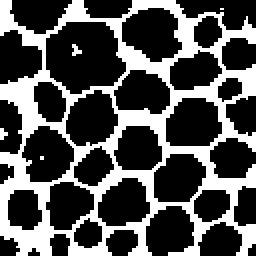
#> input picture ValidationSet/Val_1/Val_1_CellProfilerProcessed_Eroded.tiff, 128 x 128 px, found by its file name (shown 2 times larger)
$ python Treshhold_Validation.py
#> lines starting #> are read from the running program, lines starting #| are printed output that depends on the picture; after the words box and inside, x2 and y2 are one past the last pixel; in counts of white or black regions, pixels touching at a corner belong together; long printed decimals are rounded
from PIL import Image
import numpy as np
from matplotlib.pyplot import imshow
import matplotlib.pyplot as plt
import matplotlib.patches as patches
from tqdm import tqdm, trange
from tifffile import imsave
import cv2 as cv
# from image_similarity_measures.quality_metrics import rmse

#%% RMSE code

# Citation
# Müller, M. U., Ekhtiari, N., Almeida, R. M., and Rieke, C.: SUPER-RESOLUTION OF MULTISPECTRAL SATELLITE IMAGES USING CONVOLUTIONAL NEURAL NETWORKS, ISPRS Ann. Photogramm. Remote Sens. Spatial Inf. Sci., V-1-2020, 33–40, https://doi.org/10.5194/isprs-annals-V-1-2020-33-2020, 2020.

def _assert_image_shapes_equal(org_img: np.ndarray, pred_img: np.ndarray, metric: str):
    # shape of the image should be like this (rows, cols, bands)
    # Please note that: The interpretation of a 3-dimension array read from rasterio is: (bands, rows, columns) while
    # image processing software like scikit-image, pillow and matplotlib are generally ordered: (rows, columns, bands)
    # in order efficiently swap the axis order one can use reshape_as_raster, reshape_as_image from rasterio.plot
    msg = (
        f"Cannot calculate {metric}. Input shapes not identical. y_true shape ="
        f"{str(org_img.shape)}, y_pred shape = {str(pred_img.shape)}"
    )

    assert org_img.shape == pred_img.shape, msg

def rmse(org_img: np.ndarray, pred_img: np.ndarray, max_p: int = 4095) -> float:
    """
    Root Mean Squared Error

    Calculated individually for all bands, then averaged
    """
    _assert_image_shapes_equal(org_img, pred_img, "RMSE")

    org_img = org_img.astype(np.float32)

    # if image is a gray image - add empty 3rd dimension for the .shape[2] to exist
    if org_img.ndim == 2:
        org_img = np.expand_dims(org_img, axis=-1)

    rmse_bands = []
    diff = org_img - pred_img
    mse_bands = np.mean(np.square(diff / max_p), axis=(0, 1))
    rmse_bands = np.sqrt(mse_bands)
    return np.mean(rmse_bands)

#%%

# Change these paths
my_processed = r"ValidationSet\Val_1\Val_1_CellProfilerProcessed_Eroded.tiff"
original = r"ValidationSet\Val_1\Val_1.tiff"

#%% Basic Thresholding

my_processed_img = cv.imread(my_processed)
#> my_processed_img is the input picture: shape (128, 128, 3); 32.2% white; 5 white regions (4 under 20 px), largest, box (x1, y1, x2, y2) and area: (0, 0, 128, 128) 5242
original_img = cv.imread(original)
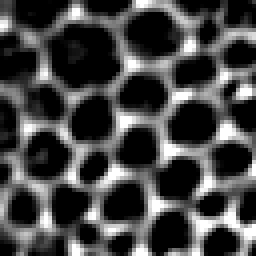
#> input picture ValidationSet/Val_1/Val_1.tiff, 64 x 64 px, found by its file name (shown 4 times larger)
#> original_img is the input picture: shape (64, 64, 3); min 0, max 255, mean 69.6
up_points = (128, 128)
original_img_resized = cv.resize(original_img, up_points, interpolation= cv.INTER_LINEAR)

# ret,thresh1 = cv.threshold(original_img_resized,96,255,cv.THRESH_BINARY)
ret,thresh1 = cv.threshold(original_img,94,255,cv.THRESH_BINARY)
#> thresh1: shape (64, 64, 3); 34.6% white; 7 white regions (1 under 20 px), largest, box (x1, y1, x2, y2) and area: (0, 0, 64, 64) 1101, (41, 49, 64, 64) 125, (5, 7, 24, 28) 77, (51, 3, 64, 14) 51, (17, 59, 27, 64) 28, (0, 21, 6, 27) 21
thresh1_resized = cv.resize(thresh1, up_points, interpolation= cv.INTER_AREA)
#> thresh1_resized: shape (128, 128, 3); 34.6% white; 7 white regions, largest, box (x1, y1, x2, y2) and area: (0, 0, 128, 128) 4404, (82, 98, 128, 128) 500, (10, 14, 48, 56) 308

plt.imshow(thresh1,'gray',vmin=0,vmax=255)

#%%

# Calculate RMSE (root mean square error)
# rmse(thresh1, my_processed_img)
rmse(thresh1_resized, my_processed_img)
#> in rmse, `diff = org_img - pred_img`:
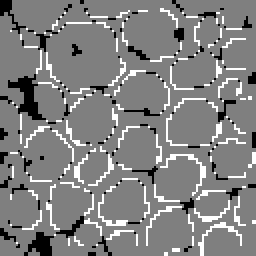
#> diff: shape (128, 128, 3) float32 (shown 2 times larger); min -255, max 255, mean 6.1; drawn with min black and max white
#> in rmse, `mse_bands = np.mean(np.square(diff / max_p), axis=(0, 1))`: mse_bands = [0.000604, 0.000604, 0.000604]
#> in rmse, `rmse_bands = np.sqrt(mse_bands)`: rmse_bands = [0.0246, 0.0246, 0.0246]

rmse(original_img_resized, thresh1_resized)
#> call 2 of rmse, with max_p = 4095
#> in rmse (call 2), `diff = org_img - pred_img`:
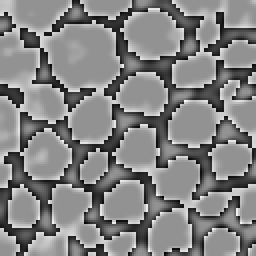
#> diff: shape (128, 128, 3) float32 (shown 2 times larger); min -196, max 146, mean -18.7; drawn with min black and max white
#> in rmse (call 2), `mse_bands = np.mean(np.square(diff / max_p), axis=(0, 1))`: mse_bands = [0.000323, 0.000323, 0.000323]
#> in rmse (call 2), `rmse_bands = np.sqrt(mse_bands)`: rmse_bands = [0.018, 0.018, 0.018]
rmse(original_img_resized, my_processed_img)
#> call 3 of rmse, with max_p = 4095
#> in rmse (call 3), `diff = org_img - pred_img`:
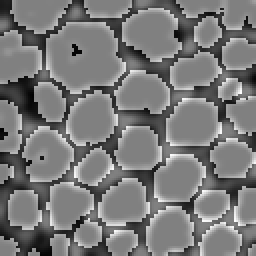
#> diff: shape (128, 128, 3) float32 (shown 2 times larger); min -245, max 241, mean -12.6; drawn with min black and max white
#> in rmse (call 3), `mse_bands = np.mean(np.square(diff / max_p), axis=(0, 1))`: mse_bands = [0.000426, 0.000426, 0.000426]
#> in rmse (call 3), `rmse_bands = np.sqrt(mse_bands)`: rmse_bands = [0.0206, 0.0206, 0.0206]


#%% Calculate closest rmse

rmses = []
for i in range(0, 255):
    # ret,threshn = cv.threshold(original_img_resized,i,255,cv.THRESH_BINARY)
    ret,threshn = cv.threshold(original_img,i,255,cv.THRESH_BINARY)
    threshn_resized = cv.resize(threshn, up_points, interpolation= cv.INTER_AREA)
    # rmses.append(rmse(threshn, my_processed_img))
    rmses.append(rmse(my_processed_img, threshn_resized))
#> this loop made 255 passes
#> (mse_bands in rmse, rmse_bands in rmse) on passes 1 to 3: ([0.00131, 0.00131, 0.00131], [0.0363, 0.0363, 0.0363]), ([0.0013, 0.0013, 0.0013], [0.036, 0.036, 0.036]), ([0.00128, 0.00128, 0.00128], [0.0358, 0.0358, 0.0358])
#> pass 1, `ret,threshn = cv.threshold(original_img,i,255,cv.THRESH_BINARY)`:
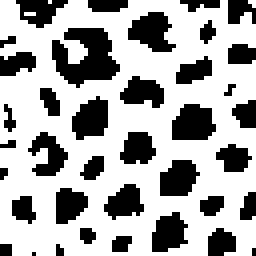
#> threshn: shape (64, 64, 3) (shown 4 times larger); 66.1% white; 38 black regions (13 under 20 px), largest, box (x1, y1, x2, y2) and area: (13, 7, 30, 22) 156, (43, 26, 54, 35) 80, (32, 3, 44, 13) 77
#> pass 1, in rmse (call 4), `diff = org_img - pred_img`:
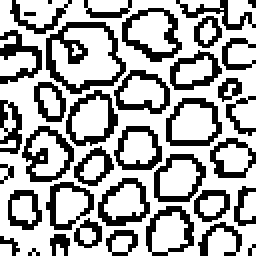
#> diff: shape (128, 128, 3) float32 (shown 2 times larger); values -255 (black) and 0 (white), 66.1% white; 38 black regions (5 under 20 px), largest, box (x1, y1, x2, y2) and area: (23, 11, 63, 47) 457, (11, 63, 37, 91) 281, (61, 4, 91, 31) 279
#> after the loop:
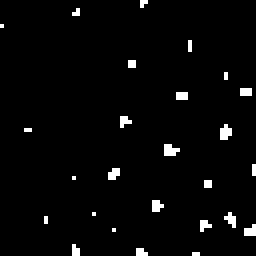
#> threshn: shape (64, 64, 3) (shown 4 times larger); 2.7% white in thin lines or dots
#> after the loop, rmses = 255 values, max 0.0363 at index 0, min 0.0246 at index 94, mean 0.0295

print(np.argmin(rmses)); print(np.min(rmses))
#| 94
#| 0.02457

# %%

titles = ["Original", "My Processed", "Basic Thresholding"]
images = [original_img_resized, my_processed_img, thresh1]

for i in range(3):
 plt.subplot(2,3,i+1),plt.imshow(images[i],'gray',vmin=0,vmax=255)
 plt.title(titles[i])
 plt.xticks([]),plt.yticks([])
# %%

# np.unique(thresh1_resized)

thresh1[0]

# my_processed_img[0:]
# %%
